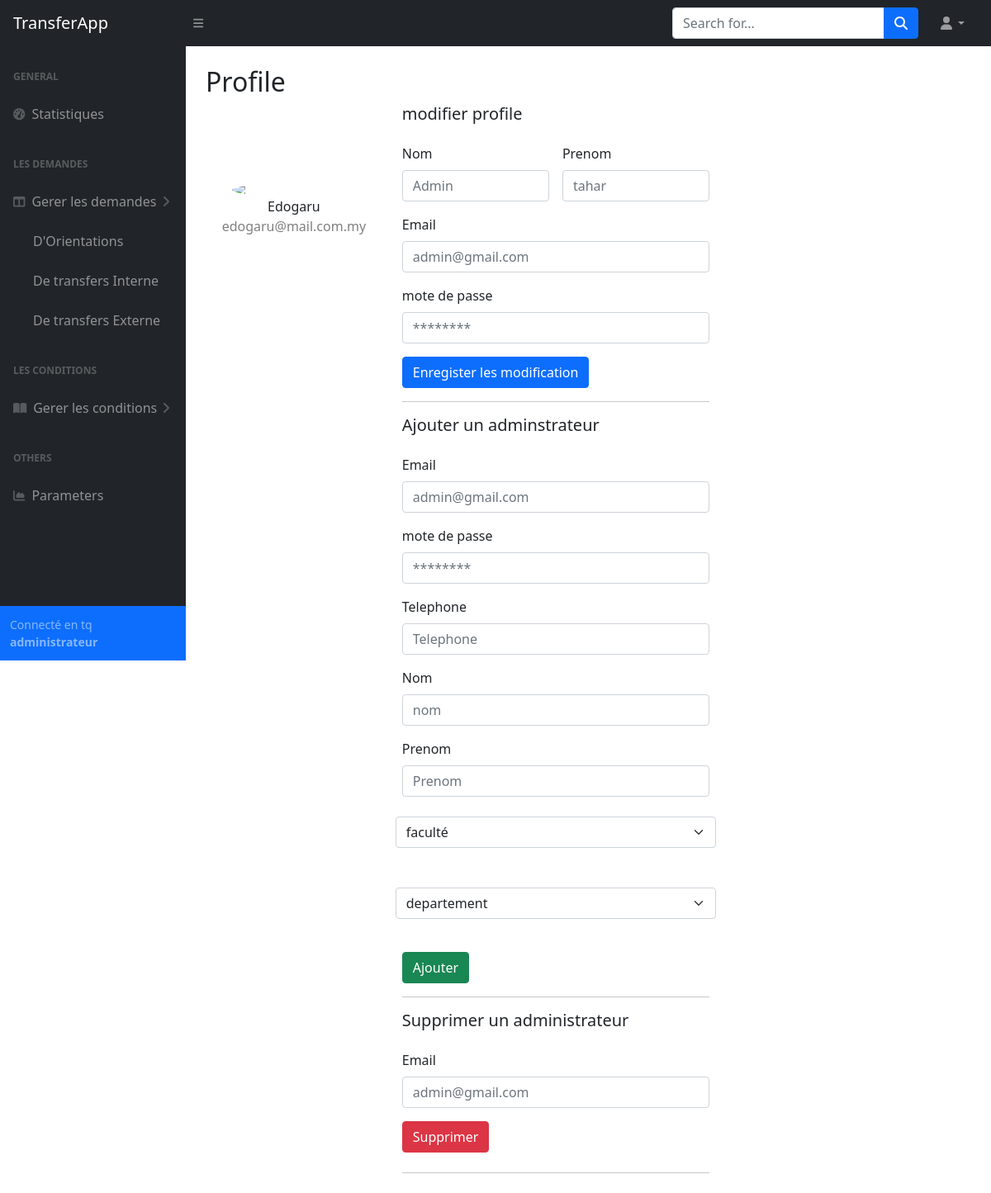
Page /admin/profile (signed in) on the earlier database version.
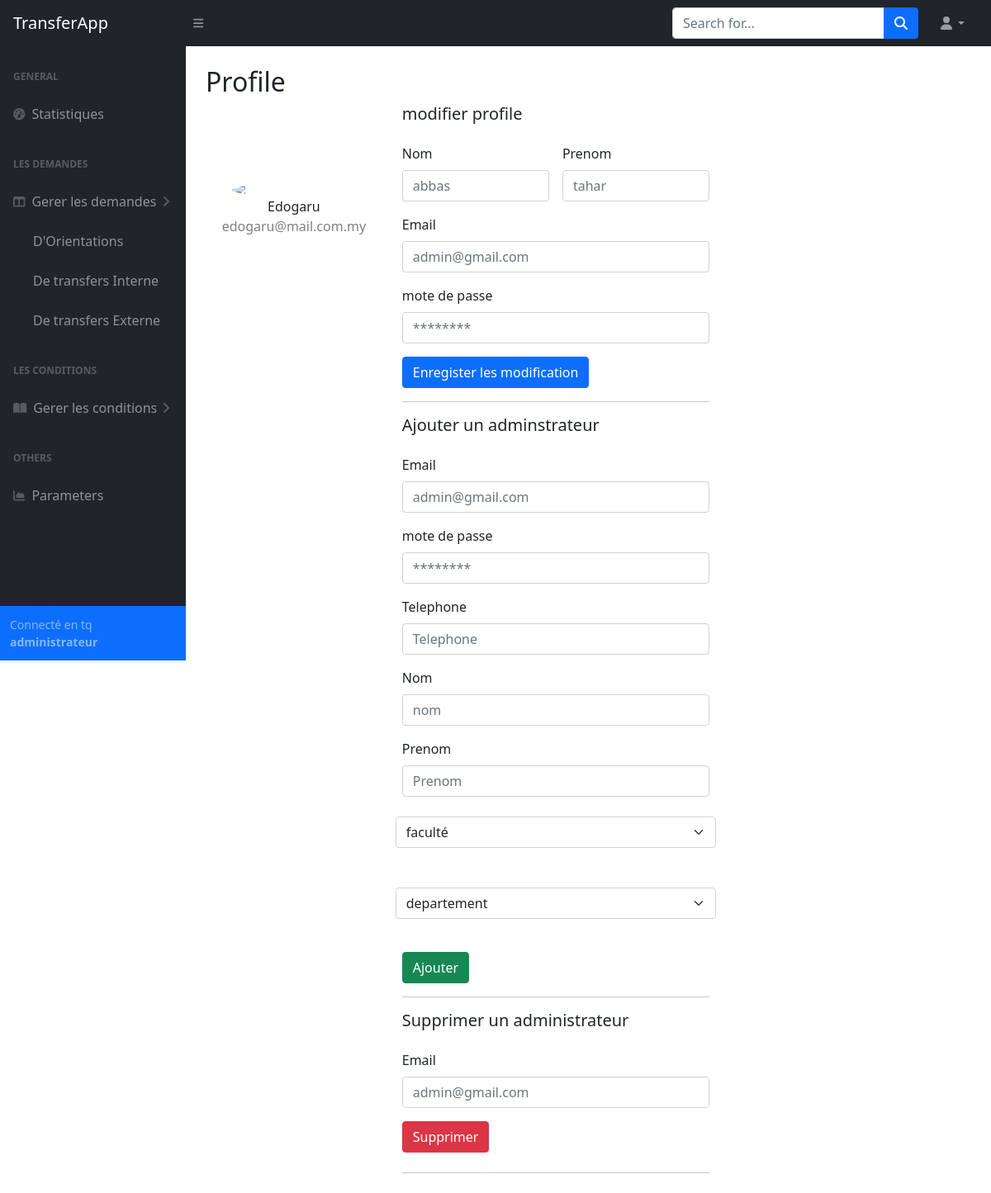
Same page on the later database version.
### tables this page shows
CREATE TABLE "admin" (
	"email"	TEXT NOT NULL,
	"password"	TEXT NOT NULL,
	"telephone"	TEXT NOT NULL,
	"nom"	TEXT NOT NULL,
	"prenom"	TEXT NOT NULL,
	"id_dep"	INTEGER NOT NULL,
	"id_fac"	INTEGER NOT NULL,
	PRIMARY KEY("email"),
	FOREIGN KEY(id_dep) REFERENCES departement (id),
	FOREIGN KEY(id_fac) REFERENCES faculte(id)
);

### App.py (the view)
@app.route('/admin/profile')
def profile():
    if session.get("email") != None:
        AdminInfo = db.adminLogIn(session.get("email"))
        return render_template('admin/profile.html', AdminInfo = AdminInfo)
    return redirect(url_for('login'))

### database_api.py (called while the page is built)
def adminLogIn(email:str):
    try:
        cursor.execute("select * from admin where email=:email",{"email":email})
    except Error as e:
        print(e)
        return None
    else:
        res = cursor.fetchone()
        if res != None:
            admin = {"email":res[0],
            "password":res[1],
            "telephone":res[2],
            "nom":res[3],
            "prenom":res[4],
            "id_dep":res[5],
            "id_fac":res[6]}
            return admin
    return None

### templates/admin/profile.html (shortened to what the changed rows need)
{% extends "admin/base.html" %}
{% block content %}
<main>
    <div class="container-fluid px-4">
        <h2 class="mt-4">Profile</h2>
        <div class="row">
            <div class="col-md-5 border-right">
                <form class="row g-3" method="post" action="{{url_for('EditAdminProfile')}}">
                    <div class="col-md-6">
                      <label for="nom" class="form-label">Nom</label>
                      <input name="nom" type="text" class="form-control" id="nom" placeholder="{{AdminInfo['nom']}}">
                    </div>
                    <div class="col-md-6">
                      <label for="prenom" class="form-label">Prenom</label>
                      <input  name="prenom" type="text" class="form-control" id="prenom" placeholder="{{AdminInfo['prenom']}}">
                    </div>
                    <div class="col-12">
                      <label for="inputEmail4" class="form-label">Email</label>
                      <input name="email" type="email" class="form-control" id="inputEmail4" placeholder="{{AdminInfo['email']}}">
                    </div>
                </form>
            </div>
        </div>
    </div>
</main>
{% endblock content %}

Differences in the rows shown:
changed admin "tahar": nom "Admin" → "abbas"
